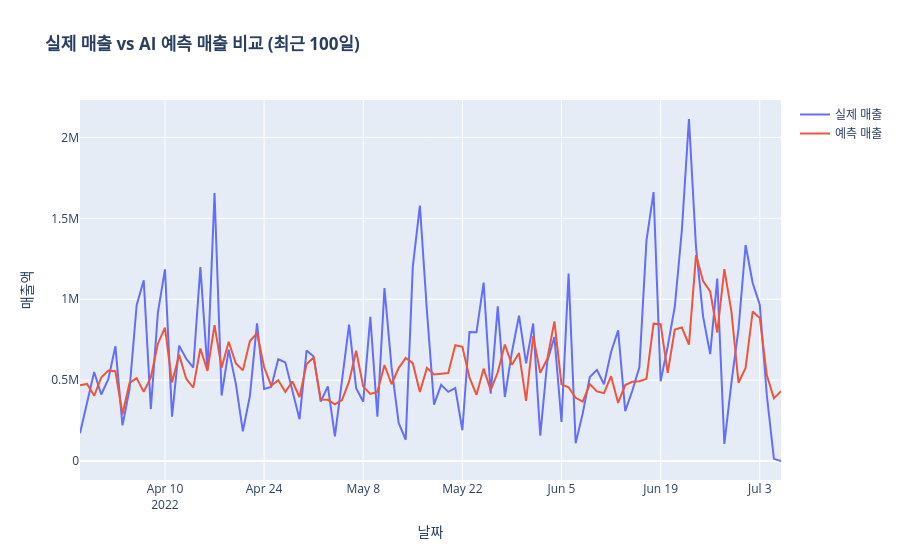

The code cell stored with this chart in its notebook:
### Code cell
import plotly.graph_objects as go

fig = go.Figure()
fig.add_trace(go.Scatter(x=model_df['영업일자'].iloc[-100:], y=y_test, name='실제 매출'))
fig.add_trace(go.Scatter(x=model_df['영업일자'].iloc[-100:], y=y_pred_final, name='예측 매출'))

fig.update_layout(title="<b>실제 매출 vs AI 예측 매출 비교 (최근 100일)</b>",
                  xaxis_title="날짜", yaxis_title="매출액")
fig.show()
